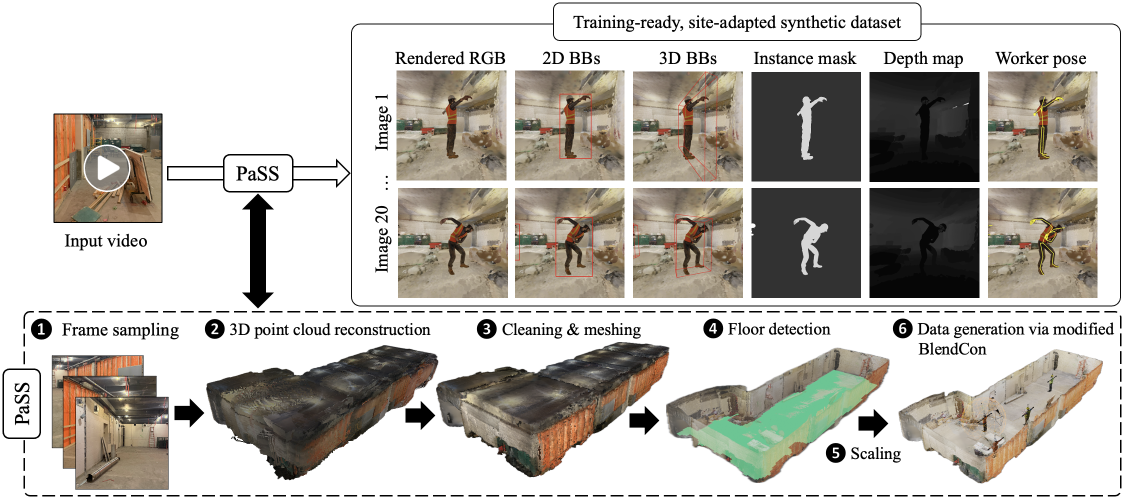
#> input picture PaSS.png, 2248 x 998 px (shown at 1/2 size)
$ python -i sample_frames.py   (imports and definitions only)   (older library calls are emulated)
#> lines starting #> are read from the running program, lines starting #| are printed output that depends on the picture
#> further down, picture is the input picture: shape (998, 2248, 3); mean B, G, R 179.6, 185.9, 189.7
#!/usr/bin/env python3
"""
PASS stage 1 — capture: video -> overlapping, blur-filtered frame set.

Splits the video into `--num-frames` uniform temporal windows, scores every
candidate frame in each window with the variance of the Laplacian (a standard
sharpness measure), and keeps the sharpest frame per window. Windows whose
best frame is still below `--min-sharpness` are dropped entirely, so the
output may contain fewer than `--num-frames` images (better to lose a frame
than to feed a blurry one to the reconstruction).

Example (100 s @ 30 fps video -> ~50 sharp frames):
    python sample_frames.py --video site.mp4 --output-dir frames/ --num-frames 50
"""

import argparse
import sys
from pathlib import Path

import cv2
import numpy as np

# Frames are downscaled to this long-side size before scoring so that the
# sharpness measure is comparable across resolutions and fast to compute.
SCORE_LONG_SIDE = 960


def sharpness_score(frame_bgr: np.ndarray) -> float:
    """Variance of the Laplacian on a downscaled grayscale copy."""
    gray = cv2.cvtColor(frame_bgr, cv2.COLOR_BGR2GRAY)
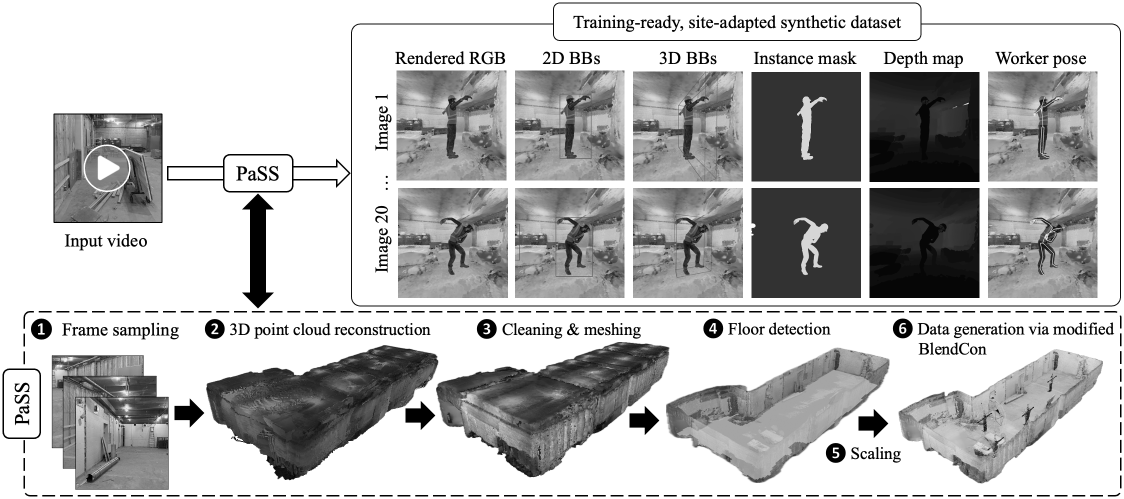
#> gray: shape (998, 2248) (shown at 1/2 size); min 0, max 255, mean 186.3
    h, w = gray.shape
#> h = 998; w = 2248
    scale = SCORE_LONG_SIDE / max(h, w)
#> scale = 0.427
    if scale < 1.0:
        gray = cv2.resize(gray, (int(w * scale), int(h * scale)),
                          interpolation=cv2.INTER_AREA)
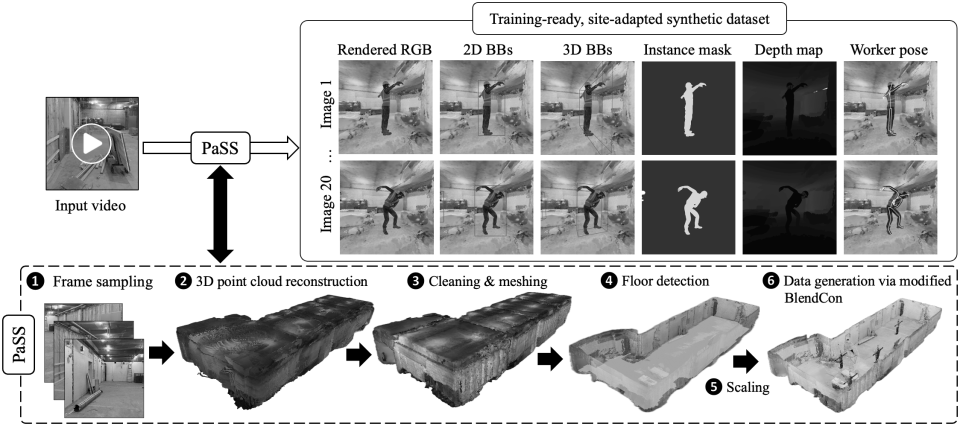
#> gray: shape (426, 960); min 0, max 255, mean 186.3
    return float(cv2.Laplacian(gray, cv2.CV_64F).var())


# [82 lines left out: functions sample_frames, main, not called in this run]


# [2 lines not run here, left out]

>>> import cv2
>>> picture = cv2.imread('../PaSS.png')
>>> result = sharpness_score(picture)
#> result = 4998.8
